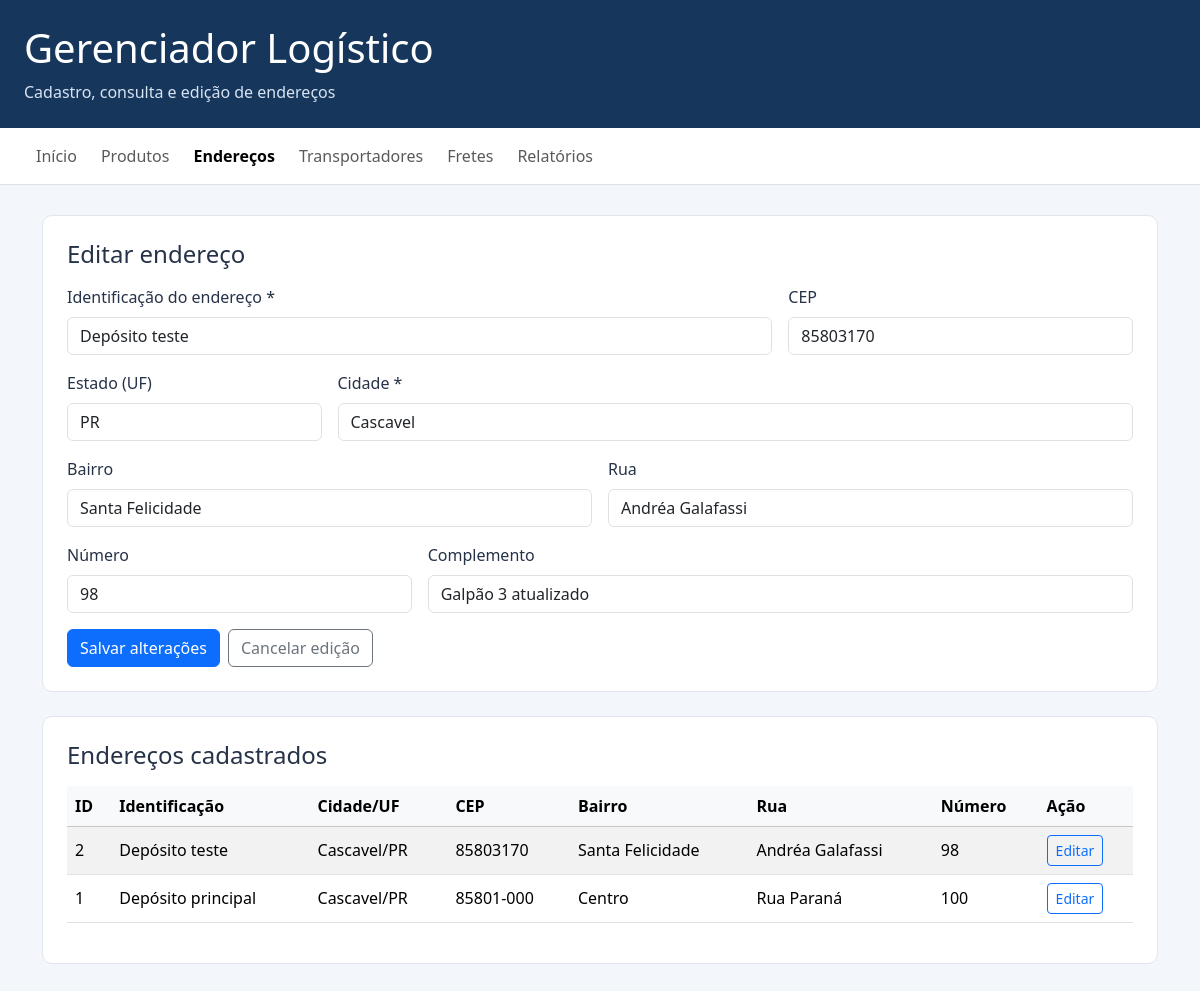
/enderecos.php?editar=2, run on the app's committed database.
### tables this page shows
CREATE TABLE `enderecos` (
  `id` int(11) NOT NULL,
  `nome` varchar(150) NOT NULL,
  `cep` varchar(10) DEFAULT NULL,
  `estado` char(2) DEFAULT NULL,
  `cidade` varchar(100) NOT NULL,
  `bairro` varchar(100) DEFAULT NULL,
  `rua` varchar(150) DEFAULT NULL,
  `numero` varchar(20) DEFAULT NULL,
  `complemento` varchar(100) DEFAULT NULL,
  `criado_em` timestamp NULL DEFAULT current_timestamp()
);

### enderecos.php (the view, shortened to what this page needs)
<?php
require_once "conexao.php";
$enderecoEditar = null;
function escaparEndereco($valor) {
    return htmlspecialchars((string) ($valor ?? ""), ENT_QUOTES, "UTF-8");
}
if (isset($_GET["editar"])) {
    $consulta = $conexao->prepare("SELECT * FROM enderecos WHERE id = ?");
    $consulta->execute([(int) $_GET["editar"]]);
    $enderecoEditar = $consulta->fetch(PDO::FETCH_ASSOC);
}
$enderecos = $conexao->query(
    "SELECT * FROM enderecos ORDER BY id DESC"
)->fetchAll(PDO::FETCH_ASSOC);
?>
<!DOCTYPE html>
<html lang="pt-BR">
<head>
<link href="https://cdn.jsdelivr.net/npm/bootstrap@5.3.3/dist/css/bootstrap.min.css" rel="stylesheet">
</head>
<body>
<header class="cabecalho">
    <h1>Gerenciador Logístico</h1>
    <p>Cadastro, consulta e edição de endereços</p>
</header>
<nav class="navbar navbar-expand-lg bg-white border-bottom px-3">
    <div class="container-fluid">
        <div class="navbar-nav flex-row flex-wrap gap-2">
            <a class="nav-link" href="index.php">Início</a>
            <a class="nav-link" href="produtos.php">Produtos</a>
            <a class="nav-link active fw-bold" href="enderecos.php">Endereços</a>
            <a class="nav-link" href="transportadores.php">Transportadores</a>
            <a class="nav-link" href="fretes.php">Fretes</a>
            <a class="nav-link" href="relatorios.php">Relatórios</a>
        </div>
    </div>
</nav>
<main class="container">
    <section class="painel">
        <h2 class="h4 mb-3">
            <?= $enderecoEditar ? "Editar endereço" : "Cadastrar endereço" ?>
        </h2>
        <form method="POST" action="enderecos.php">
            <div class="row g-3">
                <div class="col-md-8">
                    <label class="form-label" for="nome">Identificação do endereço *</label>
                    <input class="form-control" id="nome" name="nome" maxlength="150" required value="<?= escaparEndereco($enderecoEditar["nome"] ?? "") ?>">
                </div>
                <div class="col-md-4">
                    <label class="form-label" for="cep">CEP</label>
                    <input class="form-control" id="cep" name="cep" maxlength="10" value="<?= escaparEndereco($enderecoEditar["cep"] ?? "") ?>">
                </div>
                <div class="col-md-3">
                    <label class="form-label" for="estado">Estado (UF)</label>
                    <input class="form-control text-uppercase" id="estado" name="estado" maxlength="2" value="<?= escaparEndereco($enderecoEditar["estado"] ?? "") ?>">
                </div>
                <div class="col-md-9">
                    <label class="form-label" for="cidade">Cidade *</label>
                    <input class="form-control" id="cidade" name="cidade" maxlength="100" required value="<?= escaparEndereco($enderecoEditar["cidade"] ?? "") ?>">
                </div>
                <div class="col-md-6">
                    <label class="form-label" for="bairro">Bairro</label>
                    <input class="form-control" id="bairro" name="bairro" maxlength="100" value="<?= escaparEndereco($enderecoEditar["bairro"] ?? "") ?>">
                </div>
                <div class="col-md-6">
                    <label class="form-label" for="rua">Rua</label>
                    <input class="form-control" id="rua" name="rua" maxlength="150" value="<?= escaparEndereco($enderecoEditar["rua"] ?? "") ?>">
                </div>
                <div class="col-md-4">
                    <label class="form-label" for="numero">Número</label>
                    <input class="form-control" id="numero" name="numero" maxlength="20" value="<?= escaparEndereco($enderecoEditar["numero"] ?? "") ?>">
                </div>
                <div class="col-md-8">
                    <label class="form-label" for="complemento">Complemento</label>
                    <input class="form-control" id="complemento" name="complemento" maxlength="100" value="<?= escaparEndereco($enderecoEditar["complemento"] ?? "") ?>">
                </div>
                <div class="col-12 d-flex gap-2 flex-wrap">
                    <button type="submit" class="btn btn-primary">
                        <?= $enderecoEditar ? "Salvar alterações" : "Cadastrar endereço" ?>
                    </button>
                    <?php if ($enderecoEditar): ?>
                        <a href="enderecos.php" class="btn btn-outline-secondary">Cancelar edição</a>
                    <?php endif; ?>
                </div>
            </div>
        </form>
    </section>
    <section class="painel">
        <h2 class="h4 mb-3">Endereços cadastrados</h2>
        <?php if (count($enderecos) === 0): ?>
            <p class="text-secondary">Nenhum endereço cadastrado ainda.</p>
        <?php else: ?>
            <div class="table-responsive">
                <table class="table table-striped table-hover align-middle">
                    <thead class="table-light">
                        <tr>
                            <th>ID</th>
                            <th>Identificação</th>
                            <th>Cidade/UF</th>
                            <th>CEP</th>
                            <th>Bairro</th>
                            <th>Rua</th>
                            <th>Número</th>
                            <th>Ação</th>
                        </tr>
                    </thead>
                    <tbody>
                    <?php foreach ($enderecos as $endereco): ?>
                        <tr>
                            <td><?= (int) $endereco["id"] ?></td>
                            <td><?= escaparEndereco($endereco["nome"]) ?></td>
                            <td><?= escaparEndereco($endereco["cidade"] . "/" . $endereco["estado"]) ?></td>
                            <td><?= escaparEndereco($endereco["cep"]) ?></td>
                            <td><?= escaparEndereco($endereco["bairro"]) ?></td>
                            <td><?= escaparEndereco($endereco["rua"]) ?></td>
                            <td><?= escaparEndereco($endereco["numero"]) ?></td>
                            <td>
                                <a class="btn btn-sm btn-outline-primary" href="enderecos.php?editar=<?= (int) $endereco["id"] ?>">Editar</a>
                            </td>
                        </tr>
                    <?php endforeach; ?>
                    </tbody>
                </table>
            </div>
        <?php endif; ?>
    </section>
</main>
</body>
</html>

### enderecos.php (style rules this page uses)
body { background: #f3f6fa; color: #253247; }
.cabecalho { background: #17365c; color: white; padding: 24px; }
.cabecalho p { margin-bottom: 0; color: #d7e4f4; }
main { max-width: 1200px; margin: 30px auto; }
.painel { background: white; border: 1px solid #e1e7ef; border-radius: 10px; padding: 24px; margin-bottom: 24px; }

### data on the page
enderecos: nome "Depósito teste", cep "85803170", estado "PR", cidade "Cascavel", bairro "Santa Felicidade", rua "Andréa Galafassi", numero "98", complemento "Galpão 3 atualizado", id "2", cidade+estado "Cascavel/PR"
enderecos: id "1", nome "Depósito principal", cidade+estado "Cascavel/PR", cep "85801-000", bairro "Centro", rua "Rua Paraná", numero "100"
